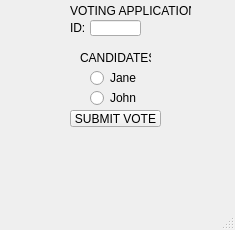
<?xml version="1.0" encoding="UTF-8"?>
<ui version="4.0">
 <class>voting_menu</class>
 <widget class="QMainWindow" name="voting_menu">
  <property name="geometry">
   <rect>
    <x>0</x>
    <y>0</y>
    <width>235</width>
    <height>230</height>
   </rect>
  </property>
  <property name="minimumSize">
   <size>
    <width>235</width>
    <height>230</height>
   </size>
  </property>
  <property name="maximumSize">
   <size>
    <width>235</width>
    <height>230</height>
   </size>
  </property>
  <property name="windowTitle">
   <string>MainWindow</string>
  </property>
  <property name="iconSize">
   <size>
    <width>18</width>
    <height>18</height>
   </size>
  </property>
  <widget class="QWidget" name="centralwidget">
   <widget class="QLabel" name="vote_menu">
    <property name="geometry">
     <rect>
      <x>70</x>
      <y>0</y>
      <width>121</width>
      <height>21</height>
     </rect>
    </property>
    <property name="text">
     <string>VOTING APPLICATION</string>
    </property>
   </widget>
   <widget class="QRadioButton" name="john_button">
    <property name="geometry">
     <rect>
      <x>90</x>
      <y>90</y>
      <width>51</width>
      <height>16</height>
     </rect>
    </property>
    <property name="text">
     <string>John</string>
    </property>
   </widget>
   <widget class="QRadioButton" name="jane_button">
    <property name="geometry">
     <rect>
      <x>90</x>
      <y>70</y>
      <width>51</width>
      <height>16</height>
     </rect>
    </property>
    <property name="text">
     <string>Jane</string>
    </property>
   </widget>
   <widget class="QLabel" name="id_label">
    <property name="geometry">
     <rect>
      <x>70</x>
      <y>20</y>
      <width>16</width>
      <height>16</height>
     </rect>
    </property>
    <property name="text">
     <string>ID:</string>
    </property>
   </widget>
   <widget class="QLineEdit" name="id_input">
    <property name="geometry">
     <rect>
      <x>90</x>
      <y>20</y>
      <width>51</width>
      <height>16</height>
     </rect>
    </property>
   </widget>
   <widget class="QLabel" name="candidtes_label">
    <property name="geometry">
     <rect>
      <x>80</x>
      <y>50</y>
      <width>71</width>
      <height>16</height>
     </rect>
    </property>
    <property name="text">
     <string>CANDIDATES</string>
    </property>
   </widget>
   <widget class="QPushButton" name="pushButton">
    <property name="geometry">
     <rect>
      <x>70</x>
      <y>110</y>
      <width>91</width>
      <height>17</height>
     </rect>
    </property>
    <property name="text">
     <string>SUBMIT VOTE</string>
    </property>
   </widget>
  </widget>
  <widget class="QMenuBar" name="menubar">
   <property name="geometry">
    <rect>
     <x>0</x>
     <y>0</y>
     <width>235</width>
     <height>18</height>
    </rect>
   </property>
  </widget>
  <widget class="QStatusBar" name="statusbar"/>
 </widget>
 <resources/>
 <connections/>
</ui>
